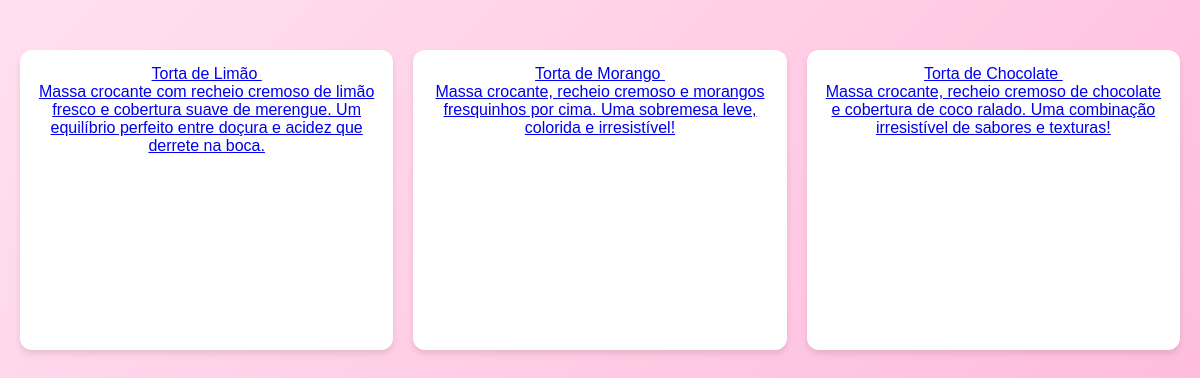
The page /categoria.php?id=2 on the database its author committed.
### tables this page shows
CREATE TABLE `produtos` (
  `produtoID` int(30) NOT NULL,
  `nome` varchar(225) NOT NULL,
  `descricao` varchar(225) NOT NULL,
  `url` varchar(225) NOT NULL,
  `categoriaID` int(11) NOT NULL
);

### categoria.php (the view, shortened to what this page needs)
<?php
include_once 'conexaodb.php';
?>
<!DOCTYPE html>
<html lang="pt-BR">
<head>
<link rel="stylesheet" href="style2.css">
</head>
<body>
<div class="grid">
<?php
        $sql = 'SELECT * FROM produtos WHERE categoriaID = '.$_GET['id'];
        $retorno = mysqli_query($conexaodb, $sql);
        while($linha = mysqli_fetch_assoc($retorno) ){
          echo '<div class="card">
            <a href="index3.php?id='.$linha['produtoID'].'">
              <div class="box-categoria">
              <span class="nome-categoria">
                '.$linha['nome'].'
              </span>
                <img src="'.$linha['url'].'" alt="" class="img-categoria">
                <p class= "descricaoMain">'.$linha['descricao'].'</p  >
              </div>
            </a></div>';
        }
      ?>
</body>
</html>

### style2.css (style rules this page uses)
* { margin: 0; padding: 0; box-sizing: border-box; }
body { font-family: 'Arial', sans-serif; background: linear-gradient(135deg, #ffe0f0 0%, #ffb3d9 100%); color: #333; min-height: 100vh; }

### categoria.php (style rules this page uses)
body { font-family: Arial, sans-serif; background-color: #f0f0f0; margin: 0; padding: 20px; }
.grid { display: grid; grid-template-columns: repeat(3, 1fr); gap: 20px; margin-top: 30px; }
.card { background: #fff; padding: 15px; border-radius: 12px; box-shadow: 0 4px 6px rgba(0,0,0,0.1); text-align: center; transition: transform 0.2s; height: 300px; }

### rows shown on the page
produtos: nome "Torta de Limão", descricao "Massa crocante com recheio cremoso de limão fresco e cobertura suave de merengue. Um equilíbrio perfeito entre doçura e acidez que derrete na boca."
produtos: nome "Torta de Morango", descricao "Massa crocante, recheio cremoso e morangos fresquinhos por cima. Uma sobremesa leve, colorida e irresistível!"
produtos: nome "Torta de Chocolate", descricao "Massa crocante, recheio cremoso de chocolate e cobertura de coco ralado. Uma combinação irresistível de sabores e texturas!"
